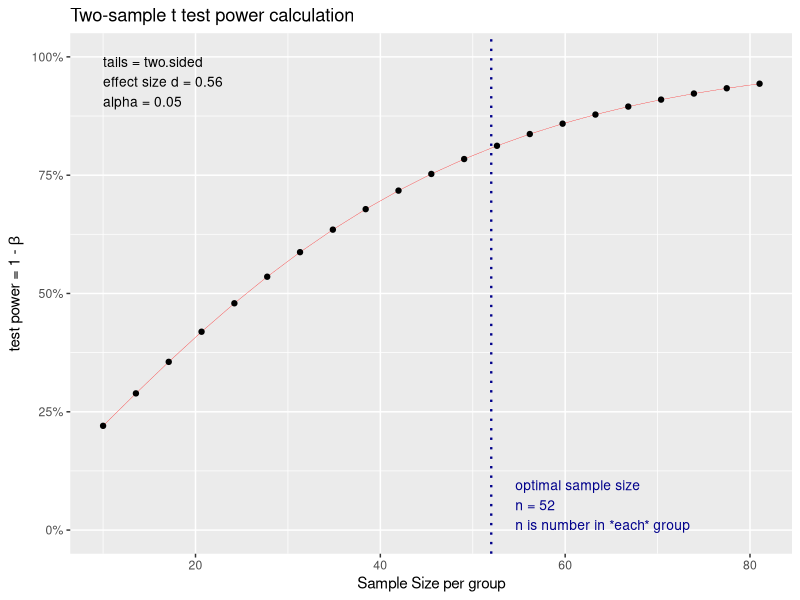
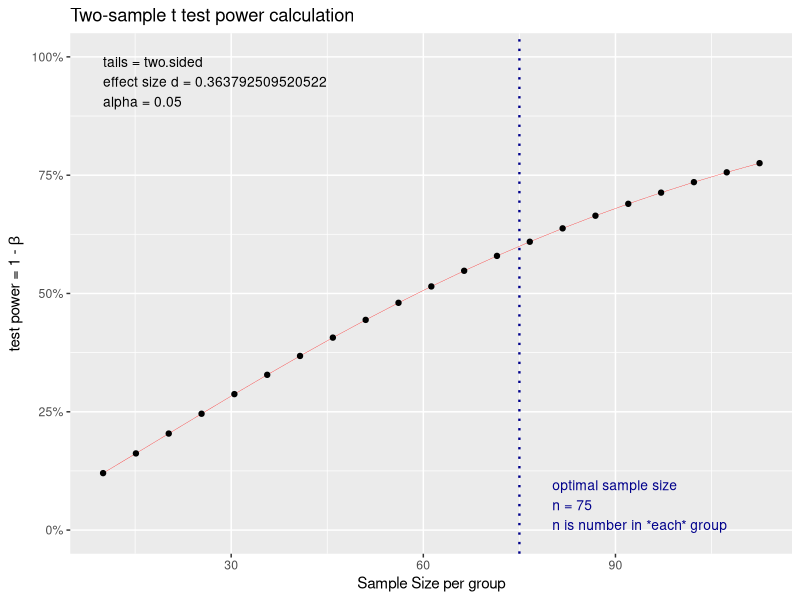
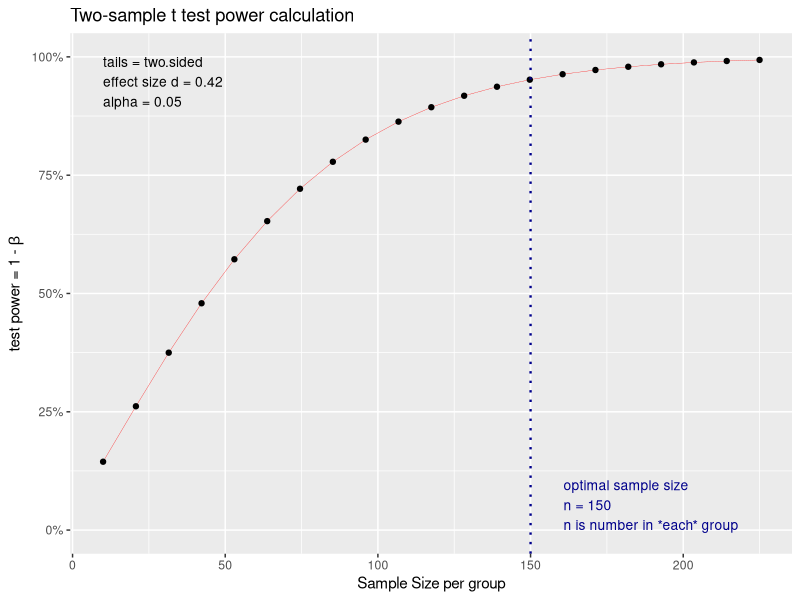
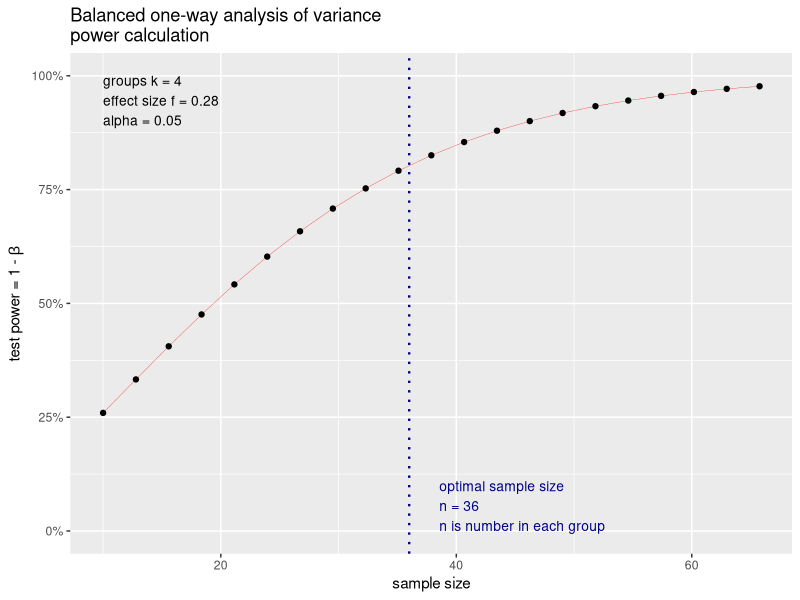
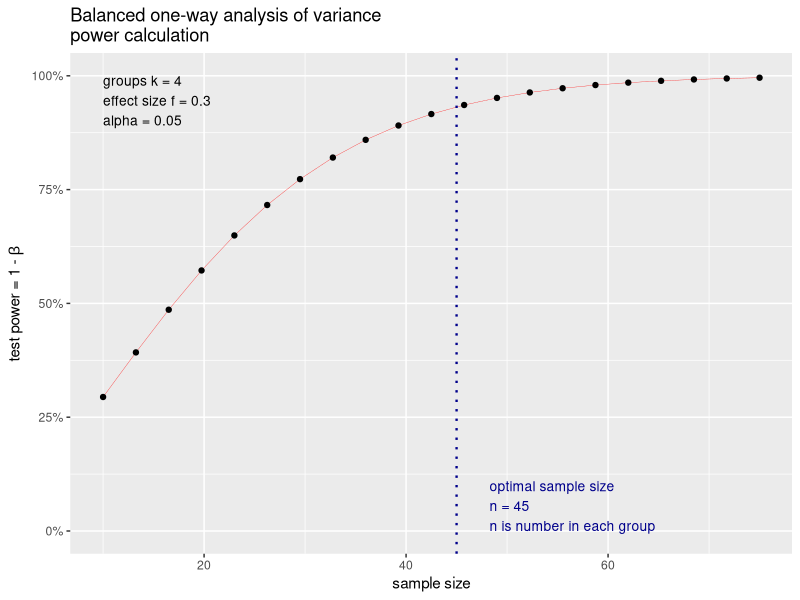
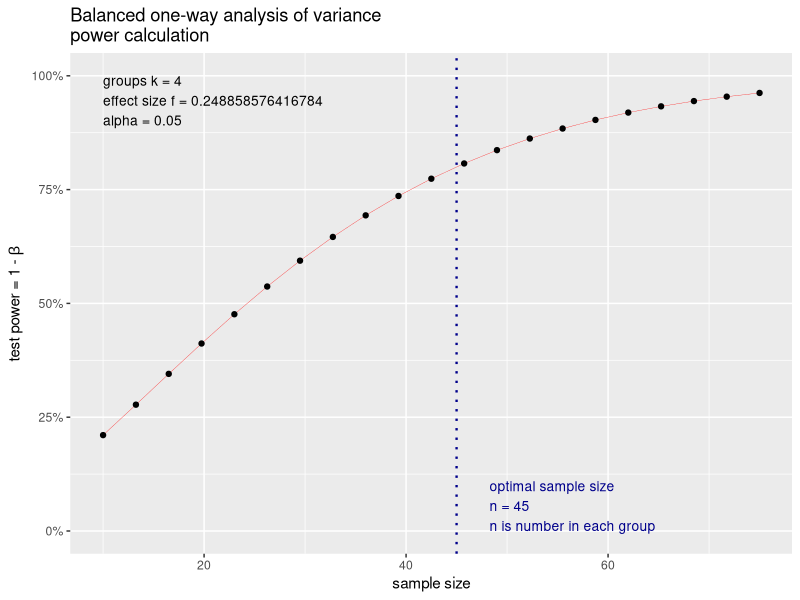

R code for these plots, in order:
## ---- chunk 1
knitr::opts_chunk$set(echo = TRUE)
## ---- chunk 2
## install.packages("pwr")
library(pwr)

## ---- chunk 3
pwr.t.test(d=0.56, power=0.80, type="two.sample", alternative="two.sided")

## ---- chunk 4
pow.1<-pwr.t.test(d=0.56, power=0.80, type="two.sample", alternative="two.sided")

## ---- chunk 5
plot(pow.1, xlab="Sample Size per group")

## ---- chunk 6

pow.2 <- pwr.t.test(power=0.60, n=75, type="two.sample", alternative="two.sided")
plot(pow.2, xlab="Sample Size per group")
## ---- chunk 7
pow.3 <- pwr.t.test(d = .42, n=150, type="two.sample", alternative="two.sided")
plot(pow.3, xlab="Sample Size per group")

## ---- chunk 8
pwr.anova.test(f=0.28,k=4,power =0.80, sig.level=0.05)
 
## ---- chunk 9
pwr.anova.test(f=0.30,k=4,n=45, sig.level=0.05)
## ---- chunk 10

pwr.anova.test(power=.80,k=4,n=45, sig.level=0.05)

## ---- chunk 11

pow.4<-pwr.anova.test(f=0.28,k=4,power =0.80, sig.level=0.05)
plot(pow.4)
 

pow.5<-pwr.anova.test(f=0.30,k=4,n=45, sig.level=0.05)
plot(pow.5)

 
pow.6<-pwr.anova.test(power=.80,k=4,n=45, sig.level=0.05)
plot(pow.6)
 
